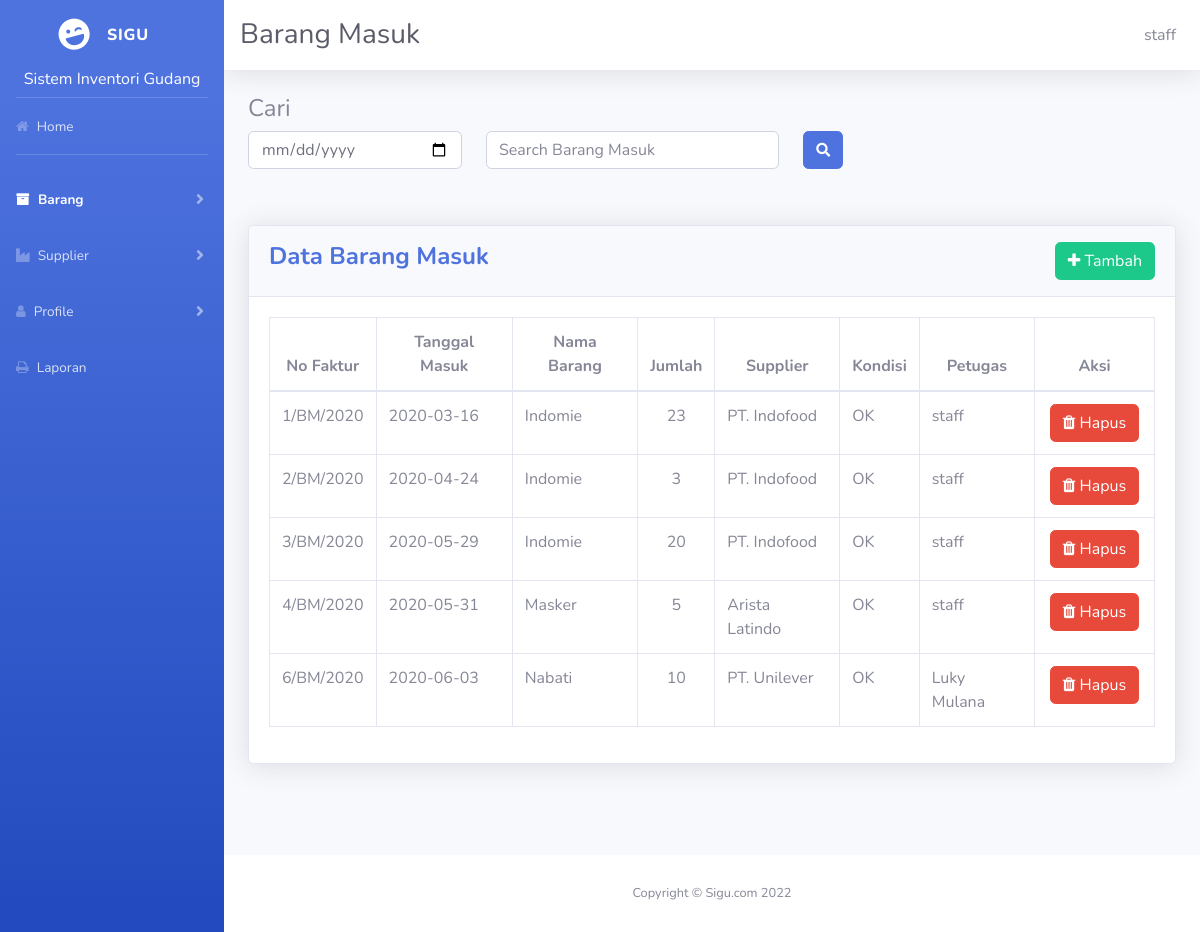
The app's page /admin/tampil_barang_masuk.php (signed in) with its own data.
### tables this page shows
CREATE TABLE `user` (
  `user_id` varchar(6) NOT NULL COMMENT 'Id user',
  `username` varchar(10) NOT NULL COMMENT 'Username user',
  `password` varchar(8) NOT NULL COMMENT 'Password user',
  `nama` varchar(30) NOT NULL COMMENT 'Nama user',
  `level` varchar(5) NOT NULL
);

CREATE TABLE `barang_masuk` (
  `no_faktur` varchar(30) NOT NULL,
  `tanggal_masuk` date NOT NULL,
  `kode_barang` varchar(6) NOT NULL,
  `jumlah` int(5) NOT NULL,
  `kode_supplier` varchar(6) NOT NULL,
  `user_id` varchar(6) NOT NULL,
  `kondisi` varchar(20) NOT NULL
);

CREATE TABLE `barang` (
  `kode_barang` varchar(6) NOT NULL COMMENT 'Kode barang',
  `nama_barang` text NOT NULL COMMENT 'Nama barang',
  `kode_kategori` varchar(6) NOT NULL COMMENT 'Kode kategori',
  `kode_supplier` varchar(6) NOT NULL,
  `stok` char(3) NOT NULL COMMENT 'stok barang',
  `satuan` varchar(10) NOT NULL COMMENT 'satuan suatu barang'
);

CREATE TABLE `supplier` (
  `kode_supplier` varchar(6) NOT NULL COMMENT 'Kode supplier',
  `nama_supplier` varchar(30) NOT NULL COMMENT 'Nama supplier',
  `alamat` text NOT NULL COMMENT 'Alamat supplier',
  `notelp` varchar(13) NOT NULL COMMENT 'No telepon supplier'
);

### admin/tampil_barang_masuk.php (the view, shortened to what this page needs)
<!DOCTYPE html>
<html lang="en">
<head>
  <link href="vendor/fontawesome-free/css/all.min.css" rel="stylesheet" type="text/css">
  <link href="css/sb-admin-2.min.css" rel="stylesheet">
  <link rel="stylesheet" type="text/css" href="css/font-awesome.min.css">
</head>
<body id="page-top">
  <div id="wrapper">
    <ul class="navbar-nav bg-gradient-primary sidebar sidebar-dark accordion" id="accordionSidebar">
      <a class="sidebar-brand d-flex align-items-center justify-content-center" href="index.php">
        <div class="sidebar-brand-icon rotate-n-15">
          <i class="fas fa-laugh-wink"></i>
        </div>
        <div class="sidebar-brand-text mx-3">Sigu</div>
      </a>
      <h6 style="color: white; text-align: center;"> Sistem Inventori Gudang </h6>
      <hr class="sidebar-divider my-0">
      <li class="nav-item">
        <a class="nav-link" href="index.php">
          <i class="fa fa-home"></i>
          <span>Home</span></a>
      </li>
      <hr class="sidebar-divider">
      <li class="nav-item active">
        <a class="nav-link collapsed" href="#" data-toggle="collapse" data-target="#collapseTwo" aria-expanded="true" aria-controls="collapseTwo">
          <i class="fa fa-archive"></i>
          <span>Barang</span>
        </a>
      </li>
      <li class="nav-item">
        <a class="nav-link collapsed" href="#" data-toggle="collapse" data-target="#collapsePages" aria-expanded="true" aria-controls="collapsePages">
          <i class="fa fa-industry"></i>
          <span>Supplier</span>
        </a>
      </li>
      <li class="nav-item">
        <a class="nav-link collapsed" href="#" data-toggle="collapse" data-target="#collapseUtilities" aria-expanded="true" aria-controls="collapseUtilities">
          <i class="fa fa-user"></i>
          <span>Profile</span>
        </a>
      </li>
      <li class="nav-item">
        <a class="nav-link" href="cek_periode_barang.php">
          <i class="  fa fa-print"></i>
          <span>Laporan</span></a>
      </li>
    </ul>
    <div id="content-wrapper" class="d-flex flex-column">
      <div id="content">
        <nav class="navbar navbar-expand navbar-light bg-white topbar mb-4 static-top shadow">
          <div class="d-sm-flex align-items-center justify-content-between">
            <h1 class="h3 mb-0 text-gray-800">Barang Masuk</h1>
          </div>
          <ul class="navbar-nav ml-auto">
            <?php
              include 'koneksi.php';
              $queryNama = mysqli_query($koneksi, "SELECT nama from user where user_id = '$_SESSION[user_id]'");
              $nama = mysqli_fetch_array($queryNama);
            ?>
            <li class="nav-item dropdown no-arrow">
              <span class="mr-2 d-none d-lg-inline text-gray-600"><?php echo $nama['nama'] ?></span>
            </li>
          </ul>
        </nav>
        <div class="container-fluid">
            <form action="tampil_barang_masuk.php" method="get">
            <div class="row mb-3">
                <div class="col-sm-12"><h4>Cari</h4></div>
                  <div class="col-sm-3">
                    <div class="form-group">
                        <input type="date" class="form-control" name="tanggal" value="<?php echo $_GET['tanggal'] ?>">
                    </div>
                  </div>
                    <div class="col-sm-4">
                        <div class="form-group">
                            <input type="text" placeholder="Search Barang Masuk" name="cari" class="form-control" >
                        </div>
                    </div>
                    <div class="col-sm-4" >
                        <button type="submit" class="btn btn-primary"><i class="fas fa-search fa-sm"></i></button>
                    </div>
            </div>
            </form>
          <div>
          </div>
          <div class="card shadow mb-4">
            <div class="card-header py-3">
              <h4 class="m-0 font-weight-bold text-primary">Data Barang Masuk
              <button type="button" onclick="window.location.href='cari_barang_masuk.php'" class="btn btn-success" style="float: right;"><i class="fa fa-plus" aria-hidden="true"></i> Tambah</button>
            </div>
            <div class="card-body">
              <div class="table-responsive">
                <table class="table table-bordered" id="dataTable" width="100%" cellspacing="0">
                  <thead align="center">
                    <tr>
                      <th>No Faktur</th>
                      <th>Tanggal Masuk</th>
                      <th>Nama Barang</th>
                      <th>Jumlah</th>
                      <th>Supplier</th>
                      <th>Kondisi</th>
                      <th>Petugas</th>
                      <th>Aksi</th>
                    </tr>
                  </thead>
                  <tbody>
                    <?php
                      include 'koneksi.php';
                      if (isset($_GET['tanggal'], $_GET['cari'])) {
                        $tanggal = $_GET['tanggal'];
                        $cari = $_GET['cari'];
                         $data = mysqli_query($koneksi, "SELECT no_faktur, barang.kode_barang, nama_barang, tanggal_masuk, jumlah, nama_supplier, nama, kondisi from barang_masuk, barang, supplier, user where barang_masuk.kode_barang=barang.kode_barang  and barang_masuk.kode_supplier = supplier.kode_supplier and barang_masuk.user_id = user.user_id and nama_barang like '%".$cari."%' and tanggal_masuk like '%".$tanggal."%'") or die (mysqli_error($koneksi));
                      foreach ($data as $baris) { ?>
                        <tr>
                            <td><?php echo $baris['no_faktur'] ?></td>
                            <td><?php echo $baris['tanggal_masuk'] ?></td>
                            <td><?php echo $baris['nama_barang'] ?></td>
                            <td align="center"><?php echo $baris['jumlah'] ?></td>
                            <td><?php echo $baris['nama_supplier'] ?></td>
                            <td><?php echo $baris['kondisi'] ?></td>
                            <td><?php echo $baris['nama'] ?></td>
                            <td width="120" align="center">
                              <a class="btn btn-danger" href="#" data-toggle="modal" data-target="#hapusModal"><i class="fa fa-trash" aria-hidden="true"></i> Hapus</a></td>
                        </tr>
                    <?php
                      }
                    }else{
                         $data = mysqli_query($koneksi, "SELECT no_faktur, barang.kode_barang, nama_barang, tanggal_masuk, jumlah, nama_supplier, nama, kondisi from barang_masuk, barang, supplier, user where barang_masuk.kode_barang=barang.kode_barang  and barang_masuk.kode_supplier = supplier.kode_supplier and barang_masuk.user_id = user.user_id") or die (mysqli_error($koneksi));
                      foreach ($data as $baris) { ?>
                        <tr>
                            <td><?php echo $baris['no_faktur'] ?></td>
                            <td><?php echo $baris['tanggal_masuk'] ?></td>
                            <td><?php echo $baris['nama_barang'] ?></td>
                            <td align="center"><?php echo $baris['jumlah'] ?></td>
                            <td><?php echo $baris['nama_supplier'] ?></td>
                            <td><?php echo $baris['kondisi'] ?></td>
                            <td><?php echo $baris['nama'] ?></td>
                            <td width="120" align="center">
                              <a class="btn btn-danger" href="#" data-toggle="modal" data-target="#hapusModal"><i class="fa fa-trash" aria-hidden="true"></i> Hapus</a></td>
                        </tr>
              <?php
                  }
                }
              ?>
                  </tbody>
                </table>
              </div>
            </div>
          </div>
        </div>
      </div>
      <footer class="sticky-footer bg-white">
        <div class="container my-auto">
          <div class="copyright text-center my-auto">
            <span>Copyright &copy; Sigu.com <?php echo date('Y') ?></span>
          </div>
        </div>
      </footer>
    </div>
  </div>
</body>
</html>

### records on screen
user: nama "staff"
barang_masuk: no_faktur "1/BM/2020", tanggal_masuk "2020-03-16", kode_barang.nama_barang "Indomie", jumlah "23", kode_supplier.nama_supplier "PT. Indofood", kondisi "OK", user.nama "staff"
barang_masuk: no_faktur "2/BM/2020", tanggal_masuk "2020-04-24", kode_barang.nama_barang "Indomie", jumlah "3", kode_supplier.nama_supplier "PT. Indofood", kondisi "OK", user.nama "staff"
barang_masuk: no_faktur "3/BM/2020", tanggal_masuk "2020-05-29", kode_barang.nama_barang "Indomie", jumlah "20", kode_supplier.nama_supplier "PT. Indofood", kondisi "OK", user.nama "staff"
barang_masuk: no_faktur "4/BM/2020", tanggal_masuk "2020-05-31", kode_barang.nama_barang "Masker", jumlah "5", kode_supplier.nama_supplier "Arista Latindo", kondisi "OK", user.nama "staff"
barang_masuk: no_faktur "6/BM/2020", tanggal_masuk "2020-06-03", kode_barang.nama_barang "Nabati", jumlah "10", kode_supplier.nama_supplier "PT. Unilever", kondisi "OK", user.nama "Luky Mulana"
